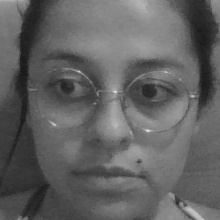
#> input picture fotos/pessoa.1.1.jpg, 220 x 220 px, given in place of the camera
$ python 5-ReconhecedorFisher.py
#> lines starting #> are read from the running program, lines starting #| are printed output that depends on the picture; after the words box and inside, x2 and y2 are one past the last pixel; in counts of white or black regions, pixels touching at a corner belong together
import cv2

detector = cv2.CascadeClassifier("cascades\\haarcascade-frontalface-default.xml")
reconhecedor = cv2.face.FisherFaceRecognizer_create(threshold=0.5)
reconhecedor.read("classificadorFisher.yml")
largura, altura = 220, 220
fonte = cv2.FONT_HERSHEY_COMPLEX_SMALL


camera = cv2.VideoCapture(0)

while (True):
    conectado, imagem = camera.read()
#> imagem is the input picture: shape (220, 220, 3); min 23, max 233, mean 97.8
    imagemCinza = cv2.cvtColor(imagem, cv2.COLOR_BGR2GRAY)
    facesDetectadas = detector.detectMultiScale(imagemCinza, scaleFactor=1.5, minSize=(30,30))
#> facesDetectadas = [[20, 21, 182, 182]]

    for (x, y, l, a) in facesDetectadas:
        imagemFace = cv2.resize(imagemCinza[y:y + a, x:x + l], (largura, altura))
        cv2.rectangle(imagem, (x,y), (x + l, y + a), (0,0,255), 2)

        id, confianca = reconhecedor.predict(imagemFace)

        nome = ""
        if id == 1:
            nome = 'Elaine'
        elif id == 2:
            nome = 'Vanessa'
        else:
            nome = 'Desconhecido'

        cv2.putText(imagem, nome, (x,y +(a+30)), fonte, 2, (0,0,255))
        cv2.putText(imagem, str(confianca), (x,y + (a+50)), fonte, 1, (0,0,255))
#> this loop made 1 pass
#> (x, y, l, a, id, confianca, nome) on pass 1: (20, 21, 182, 182, 1, 0, 'Elaine')
#> pass 1, `imagemFace = cv2.resize(imagemCinza[y:y + a, x:x + l], (largura, altur..`:
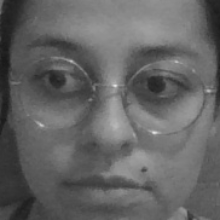
#> imagemFace: shape (220, 220); min 25, max 227, mean 100
#> after the loop:
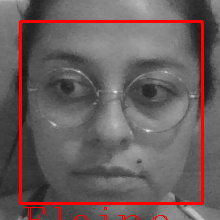
#> imagem: shape (220, 220, 3); 4.94% of pixels changed, all inside (x1, y1, x2, y2) = (19, 20, 204, 220)

    cv2.imshow("Face", imagem)
    if cv2.waitKey(1) == ord('q'):
#> (key q is pressed here)
        break

camera.release()
cv2.destroyAllWindows()

$ run again, on fotos/pessoa.1.10.jpg
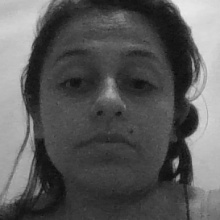
#> input picture fotos/pessoa.1.10.jpg, 220 x 220 px, given in place of the camera
#> imagem is the input picture: shape (220, 220, 3); min 11, max 237, mean 89.7
#> facesDetectadas = [[18, 11, 182, 182]]
#> the loop `for (x, y, l, a) in facesDetectadas:` made 1 pass
#> (x, y, l, a, id, confianca, nome) on pass 1: (18, 11, 182, 182, 1, 0, 'Elaine')
#> pass 1, `imagemFace = cv2.resize(imagemCinza[y:y + a, x:x + l], (largura, altur..`:
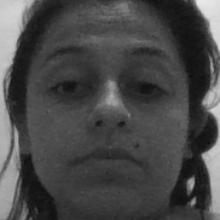
#> imagemFace: shape (220, 220); min 13, max 233, mean 72.4
#> after the loop `for (x, y, l, a) in facesDetectadas:`:
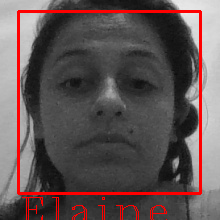
#> imagem: shape (220, 220, 3); 5.34% of pixels changed, all inside (x1, y1, x2, y2) = (17, 10, 202, 220)
